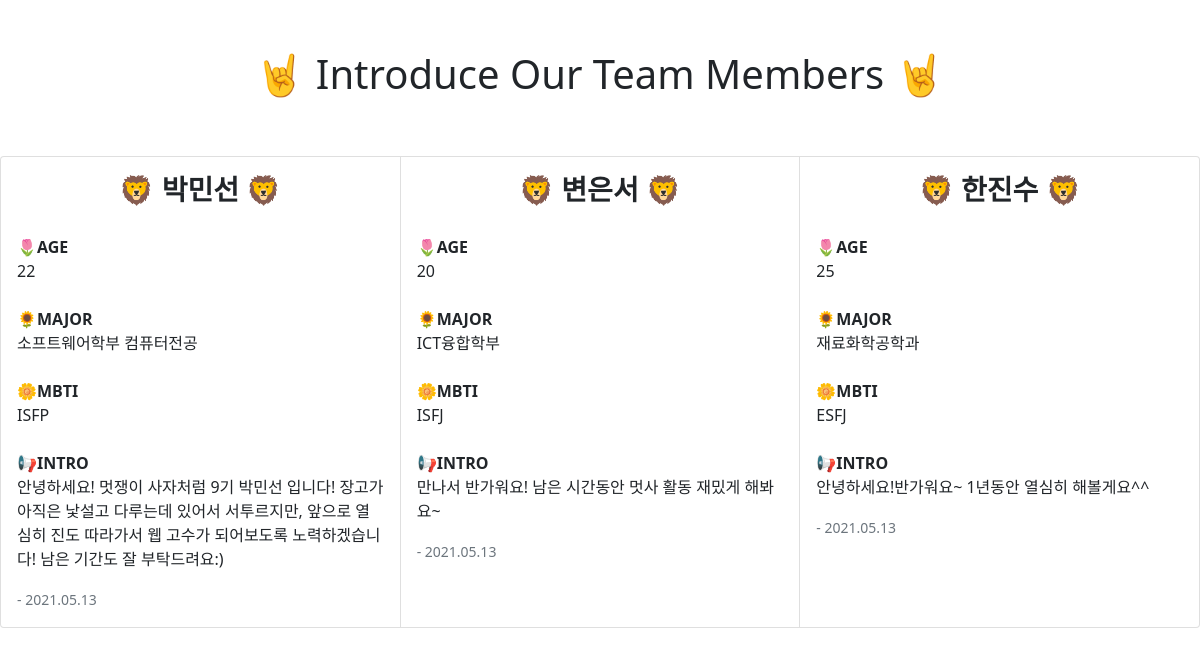
The page / on the database its author committed.
### app/models.py (models this page shows)
class Member(models.Model):
    name = models.CharField(max_length = 100)
    age = models.IntegerField()
    major = models.CharField(max_length = 100)
    mbti = models.CharField(max_length = 5)
    introduce = models.TextField()

### app/views.py (the view)
# urls.py: 2. Add a URL to urlpatterns:  path('', views.home, name='home')
def home(request):
    members = Member.objects.all()
    return render(request, 'home.html', {'members': members})

### app/templates/home.html (shortened to what this page needs)
<!DOCTYPE html>
<html lang="en">
<head>
    <link href="https://cdn.jsdelivr.net/npm/bootstrap@5.0.0/dist/css/bootstrap.min.css" rel="stylesheet">
</head>
<body>
    <header class = "container-fluid">
        <h1>&#129304; Introduce Our Team Members &#129304;</h1>
    </header>
    <div class="card-group">
        {% for member in members %}
            <div class="card">
            <div class="card-body">
                <h3 class="card-title">&#129409; {{member.name}} &#129409;</h3>
                <p class="card-text">
                    <strong>&#127799;AGE</strong><br>
                    {{member.age}}<br><br>
                    <strong>&#127803;MAJOR</strong><br>
                    {{member.major}}<br><br>
                    <strong>&#127804;MBTI</strong><br>
                    {{member.mbti}}<br><br>
                    <strong>&#128226;INTRO</strong><br>
                    {{member.introduce}}
                <p class="card-text"><small class="text-muted">- 2021.05.13</small></p>
            </div>
            </div>
        {% endfor %}
    </div>
</body>
</html>

### app/templates/home.html (style rules this page uses)
header { font-weight: bold; padding: 50px; text-align: center; }
.card-title { text-align: center; font-weight: bolder; padding-bottom: 20px; }
.text-muted { color:rgb(231, 230, 230); }

### rows shown on the page
Member: name "박민선", age "22", major "소프트웨어학부 컴퓨터전공", mbti "ISFP", introduce "안녕하세요! 멋쟁이 사자처럼 9기 박민선 입니다! 장고가 아직은 낯설고 다루는데 있어서 서투르지만, 앞으로 열심히 진도 따라가서 웹 고수가 되어보도록 노력하겠습니다! 남은 기간도 잘 부탁드려요:)"
Member: name "변은서", age "20", major "ICT융합학부", mbti "ISFJ", introduce "만나서 반가워요! 남은 시간동안 멋사 활동 재밌게 해봐요~"
Member: name "한진수", age "25", major "재료화학공학과", mbti "ESFJ", introduce "안녕하세요!반가워요~ 1년동안 열심히 해볼게요^^"
